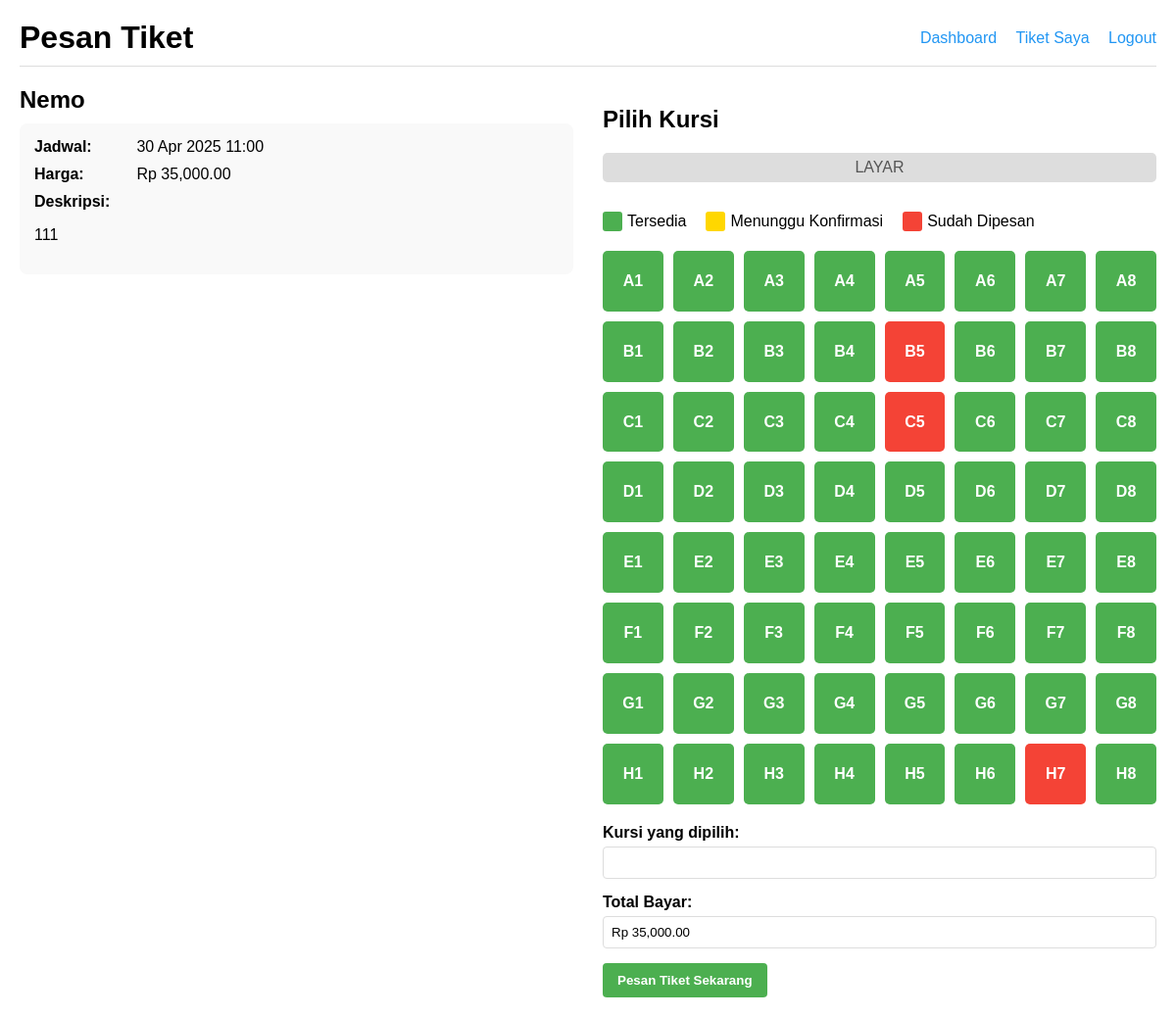
/user/order.php?movie_id=3 (signed in), run on the app's committed database.
### tables this page shows
CREATE TABLE `movies` (
  `id` int(11) NOT NULL,
  `title` varchar(100) NOT NULL,
  `description` text DEFAULT NULL,
  `schedule` datetime NOT NULL,
  `price` decimal(10,2) NOT NULL
);

### user/order.php (the view, shortened to what this page needs)
<?php
include '../config.php';
$movie_id = $_GET['movie_id'];
$stmt = $conn->prepare("SELECT * FROM movies WHERE id = ?");
$stmt->bind_param("i", $movie_id);
$stmt->execute();
$result = $stmt->get_result();
$movie = $result->fetch_assoc();
$check_status = $conn->query("SHOW COLUMNS FROM orders LIKE 'status'");
$has_status_column = $check_status->num_rows > 0;
$confirmed_seats = [];
$pending_seats = [];
if ($has_status_column) {
    $stmt = $conn->prepare("SELECT seat_number FROM orders WHERE movie_id = ? AND status = 'confirmed'");
    $stmt->bind_param("i", $movie_id);
    $stmt->execute();
    $result = $stmt->get_result();
    while ($row = $result->fetch_assoc()) {
        $confirmed_seats[] = $row['seat_number'];
    }
}
?>
<!DOCTYPE html>
<html lang="id">
<head>
</head>
<body>
    <div class="header">
        <h1>Pesan Tiket</h1>
        <div class="nav-links">
            <a href="dashboard.php">Dashboard</a>
            <a href="tickets.php">Tiket Saya</a>
            <a href="../logout.php">Logout</a>
        </div>
    </div>
    <div class="container">
        <div class="movie-info">
            <div class="movie-title"><?= htmlspecialchars($movie['title']) ?></div>
            <div class="movie-details">
                <div class="detail-item">
                    <span class="detail-label">Jadwal:</span>
                    <span><?= date('d M Y H:i', strtotime($movie['schedule'])) ?></span>
                </div>
                <div class="detail-item">
                    <span class="detail-label">Harga:</span>
                    <span>Rp <?= number_format($movie['price'], 2) ?></span>
                </div>
                <div class="detail-item">
                    <span class="detail-label">Deskripsi:</span>
                    <p><?= nl2br(htmlspecialchars($movie['description'])) ?></p>
                </div>
            </div>
        </div>
        <div class="seat-selection">
            <h2>Pilih Kursi</h2>
            <div class="screen">LAYAR</div>
            <div class="seat-legend">
                <div class="legend-item">
                    <div class="legend-color legend-available"></div>
                    <span>Tersedia</span>
                </div>
                <div class="legend-item">
                    <div class="legend-color legend-pending"></div>
                    <span>Menunggu Konfirmasi</span>
                </div>
                <div class="legend-item">
                    <div class="legend-color legend-booked"></div>
                    <span>Sudah Dipesan</span>
                </div>
            </div>
            <div class="seats-grid">
                <?php for ($i = 1; $i <= 64; $i++): ?>
                    <?php
                    $seat_label = chr(64 + ceil($i/8)) . ($i % 8 == 0 ? 8 : $i % 8);
                    $is_confirmed = in_array($seat_label, $confirmed_seats);
                    $is_pending = in_array($seat_label, $pending_seats);
                    $seat_class = '';
                    if ($is_confirmed) {
                        $seat_class = 'booked';
                    } elseif ($is_pending) {
                        $seat_class = 'pending';
                    }
                    ?>
                    <div class="seat <?= $seat_class ?>"
                         data-seat="<?= $seat_label ?>"
                         onclick="selectSeat('<?= $seat_label ?>', '<?= $seat_class ?>')">
                        <?= $seat_label ?>
                    </div>
                <?php endfor; ?>
            </div>
            <form method="POST">
                <div class="form-group">
                    <label for="seat_number">Kursi yang dipilih:</label>
                    <input type="text" id="seat_number" name="seat_number" readonly required>
                </div>
                <div class="form-group">
                    <label for="total">Total Bayar:</label>
                    <input type="text" id="total" value="Rp <?= number_format($movie['price'], 2) ?>" readonly>
                </div>
                <button type="submit">Pesan Tiket Sekarang</button>
            </form>
        </div>
    </div>
</body>
</html>

### user/order.php (style rules this page uses)
body { font-family: Arial, sans-serif; margin: 0; padding: 20px; }
.header { display: flex; justify-content: space-between; align-items: center; margin-bottom: 20px; padding-bottom: 10px; border-bottom: 1px solid #ddd; }
.header h1 { margin: 0; }
.nav-links a { margin-left: 15px; text-decoration: none; color: #2196F3; }
.container { display: flex; flex-wrap: wrap; gap: 30px; }
.movie-info { flex: 1; min-width: 300px; }
.movie-title { font-size: 24px; font-weight: bold; margin-bottom: 10px; }
.movie-details { padding: 15px; background-color: #f9f9f9; border-radius: 8px; margin-bottom: 20px; }
.detail-item { margin-bottom: 10px; }
.detail-label { font-weight: bold; display: inline-block; width: 100px; }
.seat-selection { flex: 1; min-width: 300px; }
.screen { width: 100%; height: 30px; background-color: #ddd; text-align: center; line-height: 30px; border-radius: 5px; margin-bottom: 30px; color: #555; }
.seats-grid { display: grid; grid-template-columns: repeat(8, 1fr); gap: 10px; margin-bottom: 20px; }
.seat { width: 100%; aspect-ratio: 1; display: flex; align-items: center; justify-content: center; background-color: #4CAF50; color: white; border-radius: 5px; cursor: pointer; font-weight: bold; }
.seat.booked { background-color: #f44336; cursor: not-allowed; }
form { margin-top: 20px; }
.form-group { margin-bottom: 15px; }
label { display: block; margin-bottom: 5px; font-weight: bold; }
select, input { width: 100%; padding: 8px; border: 1px solid #ddd; border-radius: 4px; box-sizing: border-box; }
button { background-color: #4CAF50; color: white; padding: 10px 15px; border: none; border-radius: 4px; cursor: pointer; font-weight: bold; }
.seat-legend { display: flex; gap: 20px; margin-bottom: 20px; }
.legend-item { display: flex; align-items: center; }
.legend-color { width: 20px; height: 20px; border-radius: 3px; margin-right: 5px; }
.legend-available { background-color: #4CAF50; }
.legend-pending { background-color: #FFD700; }
.legend-booked { background-color: #f44336; }

### data on the page
movies: title "Nemo", schedule "30 Apr 2025 11:00", price "35,000.00", description "111", price "Rp 35,000.00"

### other printed values
$seat_label "A1"
$seat_label "A2"
$seat_label "A3"
$seat_label "A4"
$seat_label "A5"
$seat_label "A6"
$seat_label "A7"
$seat_label "A8"
$seat_label "B1"
$seat_label "B2"
$seat_label "B3"
$seat_label "B4"
$seat_label "B5"
$seat_label "B6"
$seat_label "B7"
